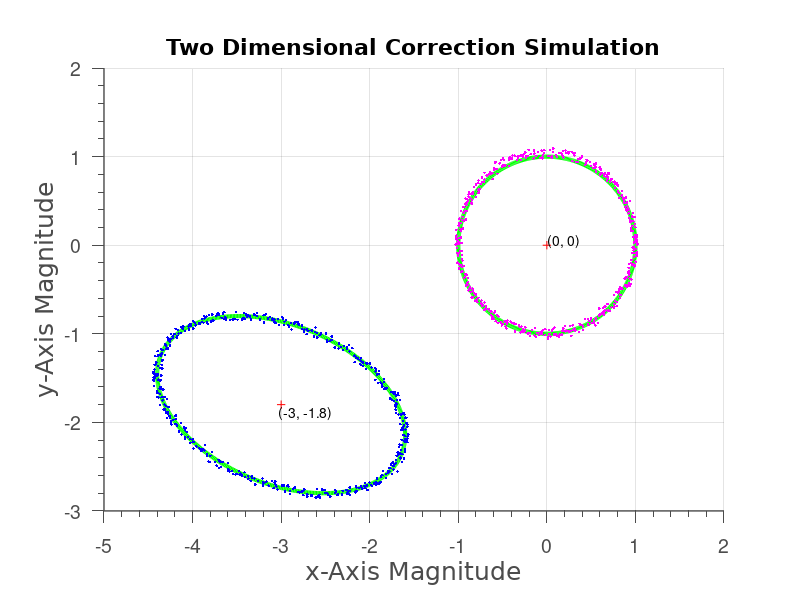

The MATLAB source for this figure:
close;
clear;

% Generate Measurements
size = 500;
t = linspace(0,2*pi,size);
theta0 = pi/9;
x0_e = -3;
y0_e = -1.8;
a_e = 1.4;
b_e = 1;
noise = 0.05;

x = a_e*sin(t) + x0_e;
y = b_e*cos(t+theta0) + y0_e;

% Add noise
xn = x + noise * 2 * (rand(1, length(x))-.5);
yn = y + noise * 2 * (rand(1, length(y))-.5);

% standard ellipse for fixed data

x_nice = sin(t);
y_nice = cos(t);

% Basis function Matrix
X_mat = [   xn.^2 ./yn.^2;   (xn.*yn) ./yn.^2;
            xn    ./yn.^2;   yn       ./yn.^2;
            1     ./yn.^2;
]';

% Least Square Estimate
P = -1 * inv(X_mat'*X_mat)*X_mat'*ones(1,size)';




% Get constant field magnitude
%Bh = mean(sqrt( x.^2 + y.^2))
%Bh = mean(sqrt((x(1) - x0_e).^2 + (y-y0_e).^2))

% Used in MATLAB to solve, but we can use symbolic solution direclty
if(0)
    syms Bh Bx By Bmx Bmy a b phi y0 x0
    Bh = 1
    [a_solve, b_solve, phi_solve, x0_solve, y0_solve] = ...
                solve( [    b^2/a^2 == P(1), 
                (-2*sin(phi)*a*b )/a^2== P(2),
                (2*sin(phi)*a*b*y0 - 2*b^2*x0 ) /a^2 == P(3),
                (2*sin(phi)*a*b*x0 - 2*a^2*y0 ) /a^2 == P(4),
                (a^2*y0^2 + b^2*x0^2 - 2*sin(phi)*a*b*x0*y0)/a^2 ...
                + b^2*(sin(phi)^2 - 1)*Bh^2 == P(5)
            ]);
end

% Direct solutions:

Bh = 1
AC = P(1); BC = P(2); DC = P(3); EC = P(4); FC = P(5);

a_cor = double( -1 * (2*(AC*(FC*BC^2 - BC*DC*EC + DC^2 + AC*EC^2 ...
                    - 4*AC*FC))^(1/2)*(1/AC)^(1/2))/(Bh*BC^2 - 4*AC*Bh) ) 
b_cor = double( -1 * (2*(AC*(FC*BC^2 - BC*DC*EC + DC^2 + AC*EC^2 ...
                    - 4*AC*FC))^(1/2))/(Bh*BC^2 - 4*AC*Bh) )
x0_cor = double(  -(2*DC - BC*EC)/(- BC^2 + 4*AC) )
y0_cor = double( -(2*AC*EC - BC*DC)/(- BC^2 + 4*AC) )
phi_cor = double(pi + asin((BC*(1/AC)^(1/2))/2) )

% Fix the measured data with the correction factors

x_fixed = (xn - x0_cor) / a_cor;
y_fixed = -(y0_cor - yn + (b_cor*sin(phi_cor)*(xn - x0_cor))/a_cor)/ ...
        (b_cor*cos(phi_cor)); 


% Compute percent error
factor_error_percent = abs([a_e - a_cor, b_e - b_cor, x0_e - x0_cor, ...
            y0_e - y0_cor, ... % angle shannanigans 
            theta0 - mod(phi_cor, pi) ]) * 100
    
% Print all the good stuff


figure
hold on
grid on
% plot measured
plot(x, y, 'g-', 'LineWidth', 3)
h1 = plot(xn, yn, 'b.');
plot(x0_e, y0_e, 'r+')
text(x0_e + 0.01*x0_e, y0_e + 0.05*y0_e, ['(' num2str(x0_e) ', ' num2str(y0_e) ')']);

% plot fixed
plot(x_nice, y_nice, 'g-', 'LineWidth', 3)
h2 = plot(x_fixed, y_fixed, 'm.');
plot(0, 0, 'r+')
text(0.01, 0.05, ['(0, 0)']);

%legend
%%
set(gca, 'Xlim', [-5 2], 'Ylim', [-3 2]);
%set(gca, 'linewidth', 1);
%set(get(gca, 'children'), 'linewidth', 1.5);

%%

%hLegend = legend( ...
%    [h1 h2], {'Measured data', 'Corrected data' }, ...
%    'location', 'NorthWest', 'box', 'off');
hTitle = title('Two Dimensional Correction Simulation');
hXLabel = xlabel('x-Axis Magnitude' , 'fontsize', 16);
hYLabel = ylabel('y-Axis Magnitude', 'fontsize', 16);


%% Ultra fancy stuff

set( gca                       , ...
    'FontName'   , 'Helvetica' );
set([hXLabel, hYLabel], ...
    'FontName'   , 'Dejavu Sans');
set( gca             , ...
    'FontSize'   , 14         );

%set( hLegend             , ...
%    'FontSize'   , 26 ,...
%    'FontName'   , 'Dejavu Sans');
set([hXLabel, hYLabel]  , ...
    'FontSize'   , 18          );
set( hTitle                    , ...
    'FontSize'   , 16         , ...
    'FontName'   , 'Dejavu Sans', ...
    'FontWeight' , 'bold'      );

set(gca, ...
  'Box'         , 'off'     , ...
  'TickDir'     , 'out'     , ...
  'TickLength'  , [.02 .02] , ...
  'XMinorTick'  , 'on'      , ...
  'YMinorTick'  , 'on'      , ...
  'YGrid'       , 'on'      , ...
  'XColor'      , [.3 .3 .3], ...
  'YColor'      , [.3 .3 .3], ...
  'YTick'       , -4:1:2, ...
  'LineWidth'   , 1         );

if(0)
% enlarge marker size in plot legend
marksize=30;
s=get(legend);
s1=s.Children;
s2=[];

s2=findobj(s1,{'type','patch','-or','type','line'});

for m=1:length(s2)
    set(s2(m),'markersize',marksize);
end

end

axis equal
hold off

